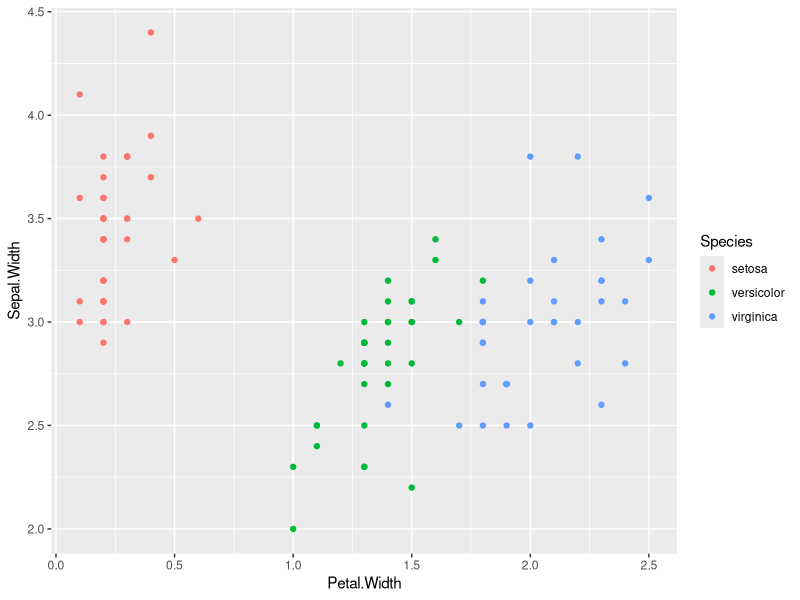
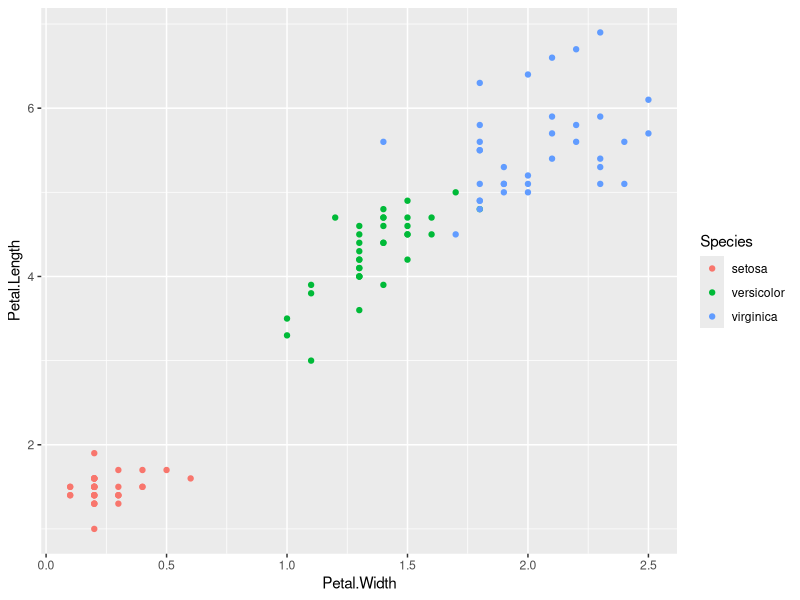
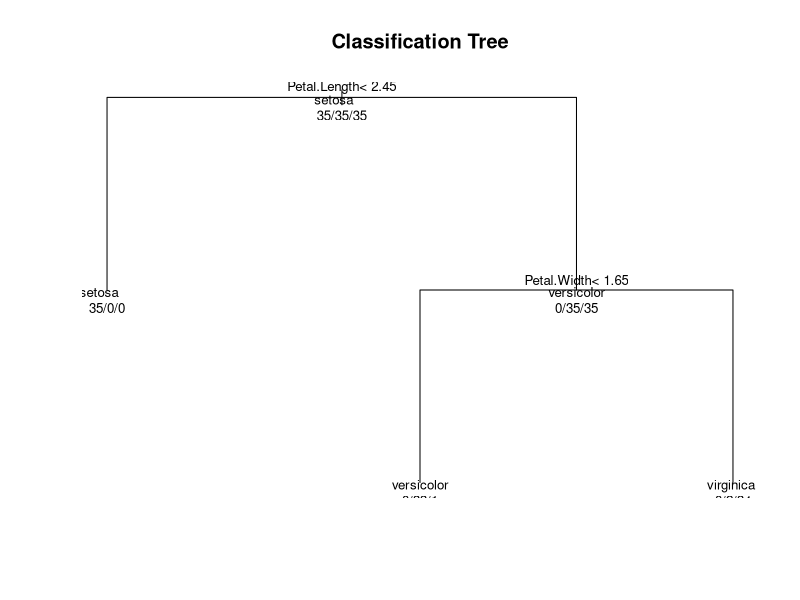

Reproduce these figures in R, in order.
rm(list=ls()); dev.off();
library(ggplot2); library(caret); 

h1 <- function(msg) { cat("\n", msg, "\n"); }

main <- function()
{
h1("-------------loading data");
data(iris); 
cat("\n"); print( names(iris) );
cat("\n"); print( table(iris$Species) );

h1("-------------splitting data");
S <- createDataPartition(y=iris$Species, p=0.7, list=FALSE)
A <- iris[S,]; B <- iris[-S,]; 
cat("\n"); print(head(A)); 
cat("\n"); print(head(B));

h1("-------------plotting data");
dev.new(); 
print( qplot(Petal.Width, Sepal.Width, colour=Species, data=A) );
dev.new(); 
print( qplot(Petal.Width, Petal.Length, colour=Species, data=A) );


h1("-------------model fitting");
M <- train(Species ~ ., method="rpart", data=A)
cat("\n"); print(M$finalModel)
dev.new(); plot(M$finalModel, uniform=TRUE, main="Classification Tree");
text(M$finalModel, use.n=TRUE, all=TRUE, cex=.8)

h1("-------------testing if it fits");
y <- A$Species;
y1 <- predict(M, newdata=A);
e1 <- abs(y != y1);
cat("\n"); print(head(data.frame( y, y1, e1 )));
cat("\n"); print(table( y1, y ));

h1("-------------testing if it handles new input");
y <- B$Species;
y1 <- predict(M, newdata=B);
e1 <- abs(y != y1);
cat("\n"); print(head(data.frame( y, y1, e1 )));
cat("\n"); print(table( y1, y ));
} 

cat(rep("\n", 10)); main(); cat("\n");